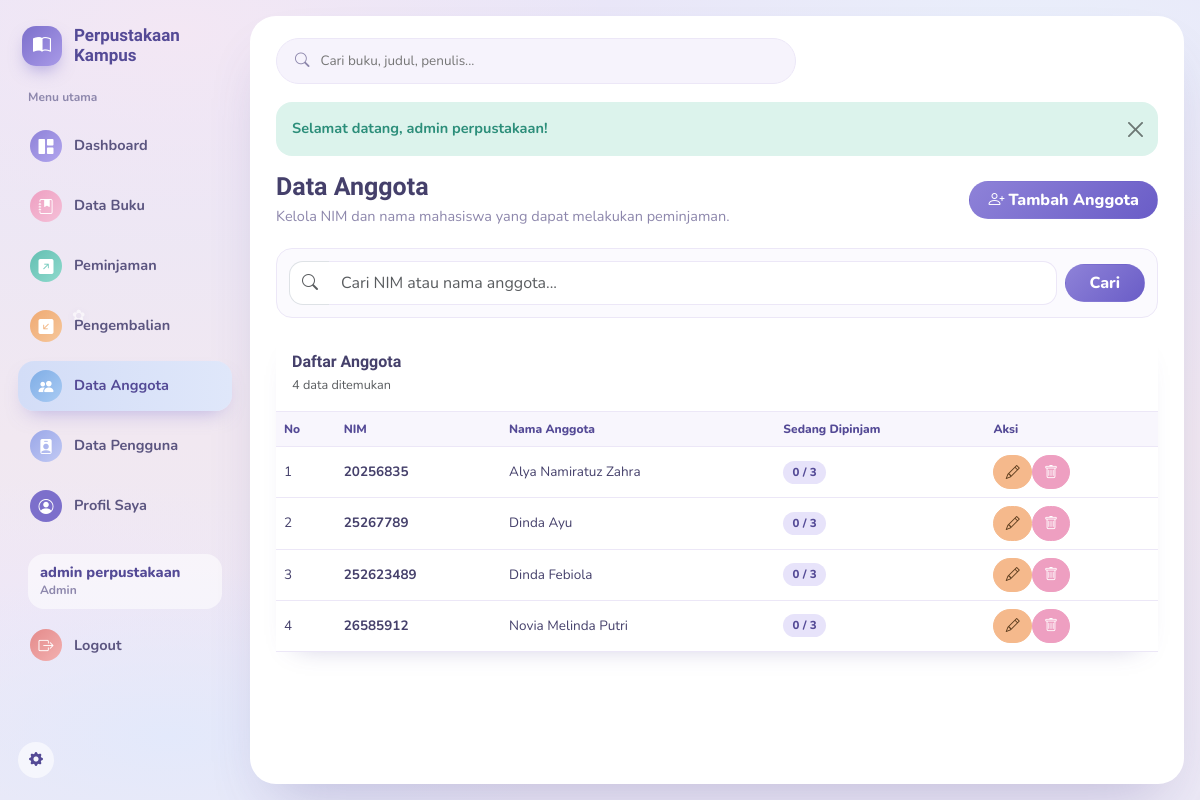
/anggota (signed in), run on the app's committed database.
### tables this page shows
CREATE TABLE `anggota` (
  `id` int(11) NOT NULL,
  `nim` varchar(20) NOT NULL,
  `nama` varchar(100) NOT NULL
);

### app/Core/Controller.php (called while the page is built, shortened)
<?php
abstract class Controller
{
    protected function view(string $view, array $data = [], string $layout = 'main'): void
    {
        extract($data);
        $viewFile = __DIR__ . '/../Views/' . $view . '.php';
        require $viewFile;
    }
}

### app/Controllers/AnggotaController.php (called while the page is built, shortened)
<?php
class AnggotaController extends Controller
{
    private AnggotaService $service;
    public function __construct()
    {
        $this->service = new AnggotaService();
    }
    public function index(): void
    {
        $search = trim($_GET['q'] ?? '');
        $this->view('anggota/index', [
            'title' => 'Data Anggota',
            'daftarAnggota' => $this->service->getAll($search),
            'search' => $search,
        ]);
    }
}

### public/index.php (called while the page is built, shortened)
<?php
spl_autoload_register(function (string $class) {
    $prefix = 'App\\';
    $relative = substr($class, strlen($prefix));
    $path = BASE_PATH . '/app/' . str_replace('\\', '/', $relative) . '.php';
});
$routes = require BASE_PATH . '/routes/web.php';
try {
    (new Router($routes))->dispatch();
} catch (\Throwable $e) {
    Logger::error('Unhandled exception: ' . $e->getMessage());
    http_response_code(500);
    echo 'Terjadi kesalahan pada server. Silakan coba lagi.';
}

### app/Repositories/AnggotaRepository.php (called while the page is built, shortened)
<?php
class AnggotaRepository
{
    private PDO $db;
    public function __construct()
    {
        $this->db = Database::getInstance();
    }
    public function all(string $search = ''): array
    {
        $sql = "SELECT a.*, COALESCE(SUM(CASE WHEN p.status = 'dipinjam' THEN 1 ELSE 0 END), 0) AS jumlah_dipinjam
                FROM anggota a
                LEFT JOIN peminjaman p ON p.nim = a.nim";
        $params = [];
        $sql .= " GROUP BY a.id, a.nim, a.nama ORDER BY a.nama ASC";
        $stmt = $this->db->prepare($sql);
        $stmt->execute($params);
        return $stmt->fetchAll();
    }
}

### config/database.php (called while the page is built)
<?php
return [
    'host'     => 'localhost',
    'dbname'   => 'perpustakaan',
    'username' => 'root',
    'password' => '',
    'charset'  => 'utf8mb4',
];

### app/Config/Database.php (called while the page is built, shortened)
<?php
class Database
{
    private static ?PDO $instance = null;
    public static function getInstance(): PDO
    {
        if (self::$instance === null) {
            $config = require __DIR__ . '/../../config/database.php';
            $dsn = "mysql:host={$config['host']};dbname={$config['dbname']};charset={$config['charset']}";
            try {
                self::$instance = new PDO($dsn, $config['username'], $config['password'], [
                    PDO::ATTR_ERRMODE            => PDO::ERRMODE_EXCEPTION,
                    PDO::ATTR_DEFAULT_FETCH_MODE => PDO::FETCH_ASSOC,
                    PDO::ATTR_EMULATE_PREPARES   => false,
                ]);
            } catch (PDOException $e) {
                throw new PDOException('Koneksi database gagal.');
            }
        }
        return self::$instance;
    }
}

### app/Services/AnggotaService.php (called while the page is built, shortened)
<?php
class AnggotaService
{
    private AnggotaRepository $repo;
    public function __construct()
    {
        $this->repo = new AnggotaRepository();
    }
    public function getAll(string $search = ''): array
    {
        return $this->repo->all(trim($search));
    }
}

### app/Views/anggota/index.php (the view, shortened to what this page needs)
<div class="page-head">
  <div><h1>Data Anggota</h1><p>Kelola NIM dan nama mahasiswa yang dapat melakukan peminjaman.</p></div>
  <a href="<?= BASE_URL ?>/anggota/create" class="btn btn-primary"><i class="bi bi-person-plus me-1"></i>Tambah Anggota</a>
</div>
<div class="search-box mb-3">
  <form method="GET" action="<?= BASE_URL ?>/anggota" class="row g-2 align-items-center">
    <div class="col"><div class="input-group"><span class="input-group-text bg-white border-end-0"><i class="bi bi-search text-muted"></i></span><input name="q" value="<?= htmlspecialchars($search ?? '') ?>" class="form-control border-start-0" placeholder="Cari NIM atau nama anggota..."></div></div>
    <div class="col-auto"><button class="btn btn-primary px-4">Cari</button></div>
  </form>
</div>
<div class="card">
  <div class="card-header bg-white p-3"><div class="section-title">Daftar Anggota</div><small class="text-muted"><?= count($daftarAnggota) ?> data ditemukan</small></div>
  <div class="table-responsive"><table class="table align-middle"><thead><tr><th>No</th><th>NIM</th><th>Nama Anggota</th><th>Sedang Dipinjam</th><th>Aksi</th></tr></thead><tbody>
  <?php if(!$daftarAnggota): ?><tr><td colspan="5"><div class="empty-state"><i class="bi bi-people"></i>Belum ada data anggota.</div></td></tr>
  <?php else:$no=1;foreach($daftarAnggota as $a): ?><tr><td><?= $no++ ?></td><td><strong><?= htmlspecialchars($a['nim']) ?></strong></td><td><?= htmlspecialchars($a['nama']) ?></td><td><span class="badge <?= (int)$a['jumlah_dipinjam']>=3?'bg-danger':'bg-primary' ?>"><?= (int)$a['jumlah_dipinjam'] ?> / 3</span></td><td class="text-nowrap"><a href="<?= BASE_URL ?>/anggota/edit?id=<?= (int)$a['id'] ?>" class="btn btn-sm btn-warning"><i class="bi bi-pencil"></i></a><form action="<?= BASE_URL ?>/anggota/delete" method="POST" class="d-inline" onsubmit="return confirm('Yakin ingin menghapus anggota ini?');"><input type="hidden" name="id" value="<?= (int)$a['id'] ?>"><button class="btn btn-sm btn-danger"><i class="bi bi-trash"></i></button></form></td></tr><?php endforeach;endif; ?>
  </tbody></table></div>
</div>

### public/assets/css/app.css (style rules this page uses)
:root { --purple:#7C6FCB; --purple-dark:#544A96; --pink:#F0A8C4; --mint:#6FC9BE; --peach:#F5B98C; --sky:#8FB6E8; --ink:#45406B; --muted:#8D87AC; --line:#ECE7F7; --active:#D3DDF7; --radius-lg:26px; --radius-md:16px; }
* { box-sizing:border-box }
body { margin:0; min-height:100vh; font-family:'Nunito',Segoe UI,Arial,sans-serif; font-size:14.5px; color:var(--ink); background: radial-gradient(46% 30% at 14% 92%, #E3E9FB 0%, transparent 70%), radial-gradient(40% 26% at 4% 78%, #EFE7F7 0%, transparent 70%), radial-gradient(55% 40% at 85% 6%, #E9EFFB 0%, transparent 65%), radial-gradient(60% 45% at 15% 4%, #F3E7F4 0%, transparent 60%), linear-gradient(180deg,#E9E6F8 0%, #F1E8F1 55%, #ECE9F6 100%); background-attachment:fixed; }
.page-head { display:flex;align-items:center;justify-content:space-between;gap:18px;margin-bottom:20px;flex-wrap:wrap }
.page-head h1 { font-family:'Baloo 2',sans-serif;font-size:25px;margin:0;font-weight:700;color:var(--ink) }
.page-head p { margin:4px 0 0;color:var(--muted) }
.search-box { background:#FBFAFE;border:1px solid var(--line);border-radius:var(--radius-md);padding:12px }
.search-box .form-control { height:44px }
.search-box .input-group-text { border-radius:14px 0 0 14px !important }
.search-box .form-control { border-radius:0 14px 14px 0 !important }
.card { border:0;border-radius:var(--radius-md);box-shadow:0 12px 26px -20px rgba(84,74,150,.4) }
.card-header { background:#fff !important;border-bottom:1px solid var(--line) !important;border-radius:var(--radius-md) var(--radius-md) 0 0 !important }
.section-title { font-family:'Baloo 2',sans-serif;font-size:16px;font-weight:700;color:var(--ink) }
.table { margin:0 }
.table thead th { font-size:12px;color:var(--purple-dark);background:#F8F6FD;border-bottom:1px solid var(--line);white-space:nowrap;font-weight:800 }
.table tbody td { font-size:13.5px;color:var(--ink);border-color:var(--line) }
.badge { font-weight:800;padding:.5em .8em;border-radius:999px;font-size:11.5px }
.badge.bg-primary { background:#E7E3FA !important;color:var(--purple-dark) !important }
.btn { border-radius:999px;font-weight:800;padding-inline:18px }
.btn-sm { padding:.35rem .7rem }
.btn-primary { background:linear-gradient(135deg,#8E82D8,#6A5DC7);border-color:transparent }
.btn-warning { background:#F5B98C;border-color:#F5B98C;color:#5B3B1C }
.btn-danger { background:#EE9FC1;border-color:#EE9FC1 }
.form-control,.form-select { border-radius:14px;border-color:var(--line);min-height:44px }

### data on the page
anggota: nim "20256835", nama "Alya Namiratuz Zahra", jumlah_dipinjam "0"
anggota: nim "25267789", nama "Dinda Ayu", jumlah_dipinjam "0"
anggota: nim "252623489", nama "Dinda Febiola", jumlah_dipinjam "0"
anggota: nim "26585912", nama "Novia Melinda Putri", jumlah_dipinjam "0"

### other printed values
Auth::nama() "admin perpustakaan"
$flash['message'] "Selamat datang, admin perpustakaan!"
count($daftarAnggota) "4"
